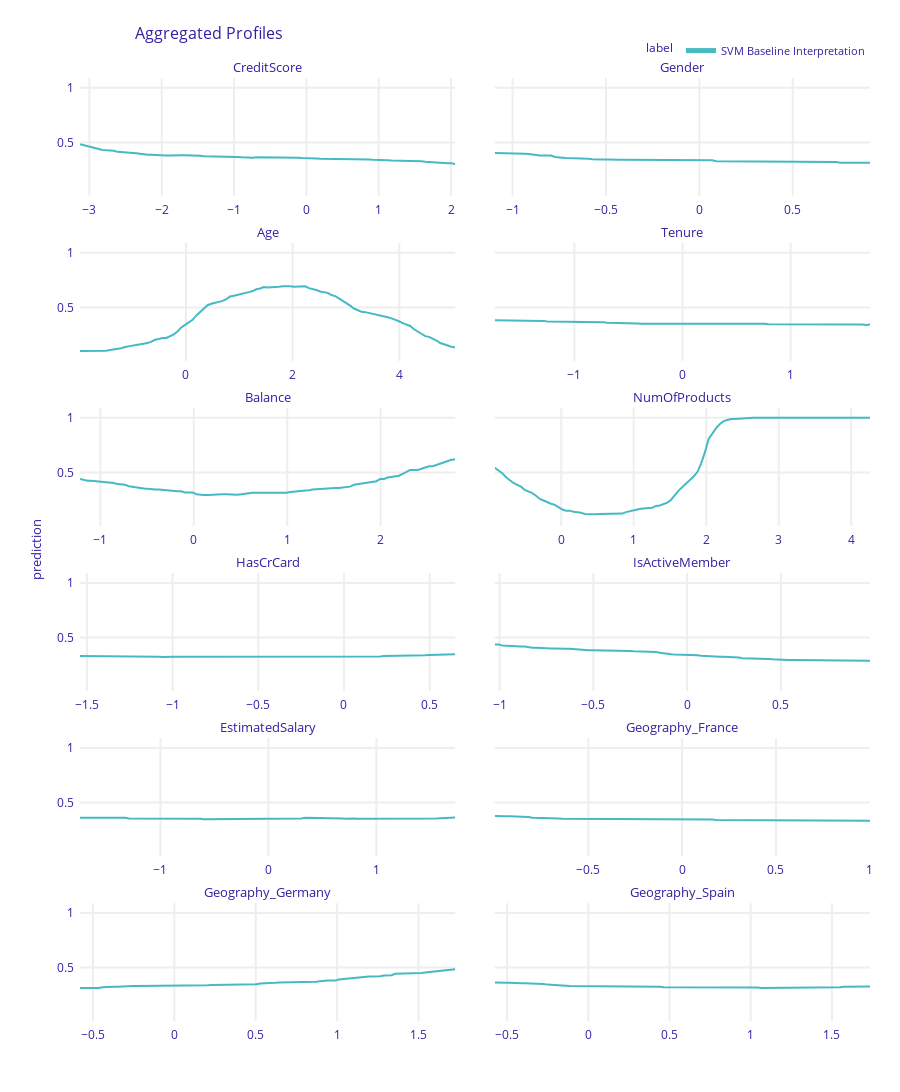

The code cell stored with this chart in its notebook:
### Code cell
svm_exp.model_profile().plot()
